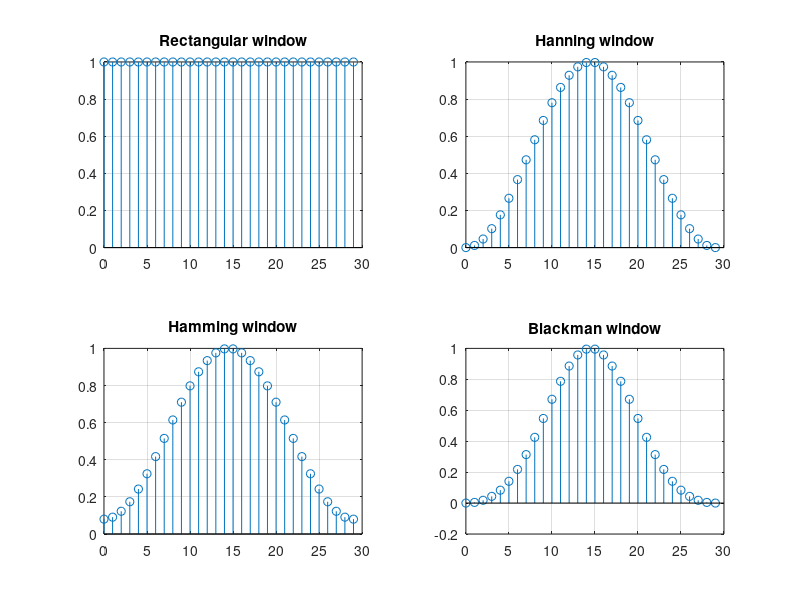
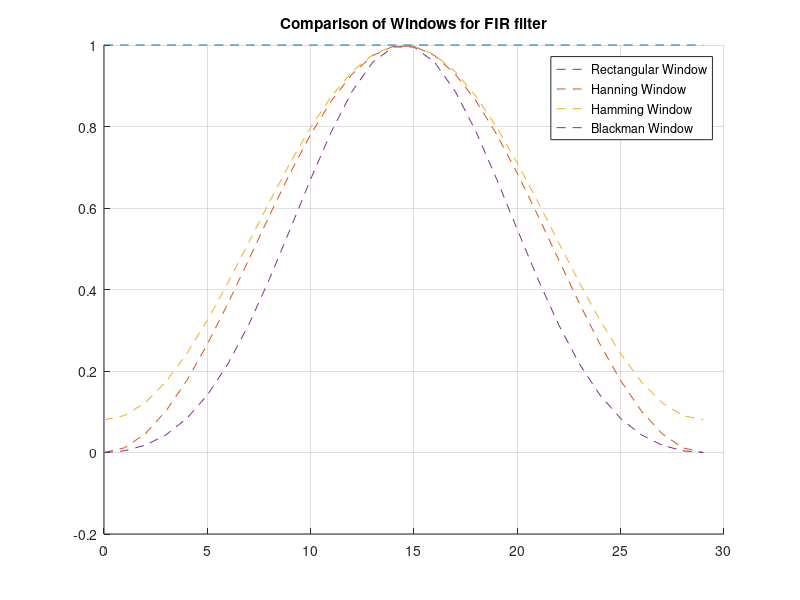
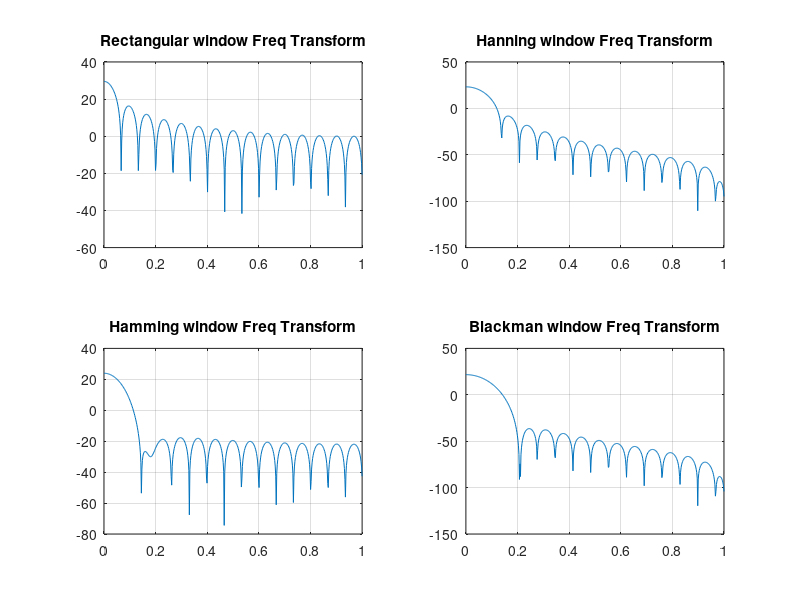

These charts were generated, in order, by the following MATLAB code:
clear; close all; clc;

M = 30;
w_rect = zeros(1,M);
w_hanning = zeros(1,M);
w_hamming = zeros(1,M);
w_blackman = zeros(1,M);

for n = 0:1:M-1
        w_rect(n+1) = 1;
        w_hanning(n+1) = 0.5 - 0.5 * cos(2*pi*n/(M-1));
        w_hamming(n+1) = 0.54 - 0.46 * cos(2*pi*n/(M-1));
        w_blackman(n+1)= 0.42 - 0.5 * cos(2*pi*n/(M-1)) + 0.08 * cos(4*pi*n/(M-1));
end

f_w_rect = abs(freqz(w_rect));
f_w_hanning = abs(freqz(w_hanning));
f_w_hamming = abs(freqz(w_hamming));
f_w_blackman = abs(freqz(w_blackman));

subplot(2,2,1);stem(linspace(0,M-1,M),w_rect); grid on;title('Rectangular window');
subplot(2,2,2);stem(linspace(0,M-1,M),w_hanning); grid on;title('Hanning window');
subplot(2,2,3);stem(linspace(0,M-1,M),w_hamming); grid on;title('Hamming window');
subplot(2,2,4);stem(linspace(0,M-1,M),w_blackman); grid on;title('Blackman window');

figure;
hold on;
plot(linspace(0,M-1,M),w_rect,'--'); grid on;
plot(linspace(0,M-1,M),w_hanning,'--'); grid on;
plot(linspace(0,M-1,M),w_hamming,'--'); grid on;
plot(linspace(0,M-1,M),w_blackman,'--'); grid on;
hold off;
title('Comparison of Windows for FIR filter');
legend('Rectangular Window','Hanning Window','Hamming Window','Blackman Window');

figure;
subplot(2,2,1);plot(linspace(0,1,512),20*log10(f_w_rect)); grid on;title('Rectangular window Freq Transform');
subplot(2,2,2);plot(linspace(0,1,512),20*log10(f_w_hanning)); grid on;title('Hanning window Freq Transform');
subplot(2,2,3);plot(linspace(0,1,512),20*log10(f_w_hamming)); grid on;title('Hamming window Freq Transform');
subplot(2,2,4);plot(linspace(0,1,512),20*log10(f_w_blackman)); grid on;title('Blackman window Freq Transform');